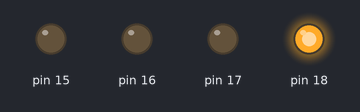
This sketch was run on a simulated Arduino Uno, built with avr-gcc and run on an emulated ATmega328P. On the bench: output pins drawn as LEDs (lit = HIGH).

Above: at 0.05 s.
At 0.45 s:
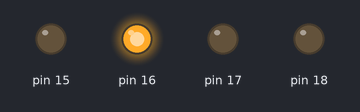
At 0.85 s:
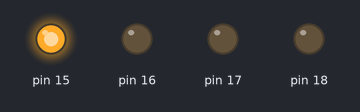
At 1.65 s:
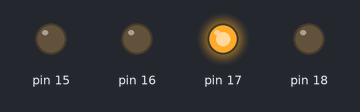
At 3.15 s:
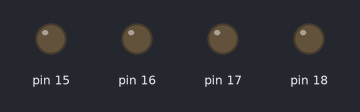
Timing chart, 0 to 3.5 s (numbered marks = the images above):
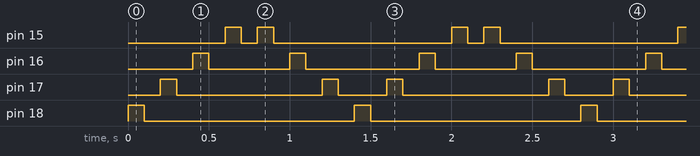

Measured:
- by itself, pin 15: repeats every 1.4 s: LOW 0.10 s, HIGH 0.10 s, LOW 1.1 s, HIGH 0.10 s
- by itself, pin 16: repeats every 1.4 s: LOW 0.50 s, HIGH 0.10 s, LOW 0.70 s, HIGH 0.10 s
- by itself, pin 17: repeats every 1.4 s: LOW 0.90 s, HIGH 0.10 s, LOW 0.30 s, HIGH 0.10 s
- by itself, pin 18: alternates HIGH for 0.10 s and LOW for 1.3 s

The sketch:

sketch_mar28d.ino
```cpp
void setup() {
  // put your setup code here, to run once:
pinMode(18,OUTPUT);
pinMode(17,OUTPUT);
pinMode(16,OUTPUT);
pinMode(15,OUTPUT);
}

void loop() {
  // put your main code here, to run repeatedly:


digitalWrite(18,1);
delay(100);
digitalWrite(18,0);
delay(100);
digitalWrite(17,1);
delay(100);
digitalWrite(17,0);
delay(100);
digitalWrite(16,1);
delay(100);
digitalWrite(16,0);
delay(100);
digitalWrite(15,1);
delay(100);
digitalWrite(15,0);
delay(100);


digitalWrite(15,1);
delay(100);
digitalWrite(15,0);
delay(100);
digitalWrite(16,1);
delay(100);
digitalWrite(16,0);
delay(100);
digitalWrite(17,1);
delay(100);
digitalWrite(17,0);
delay(100);


}
```
